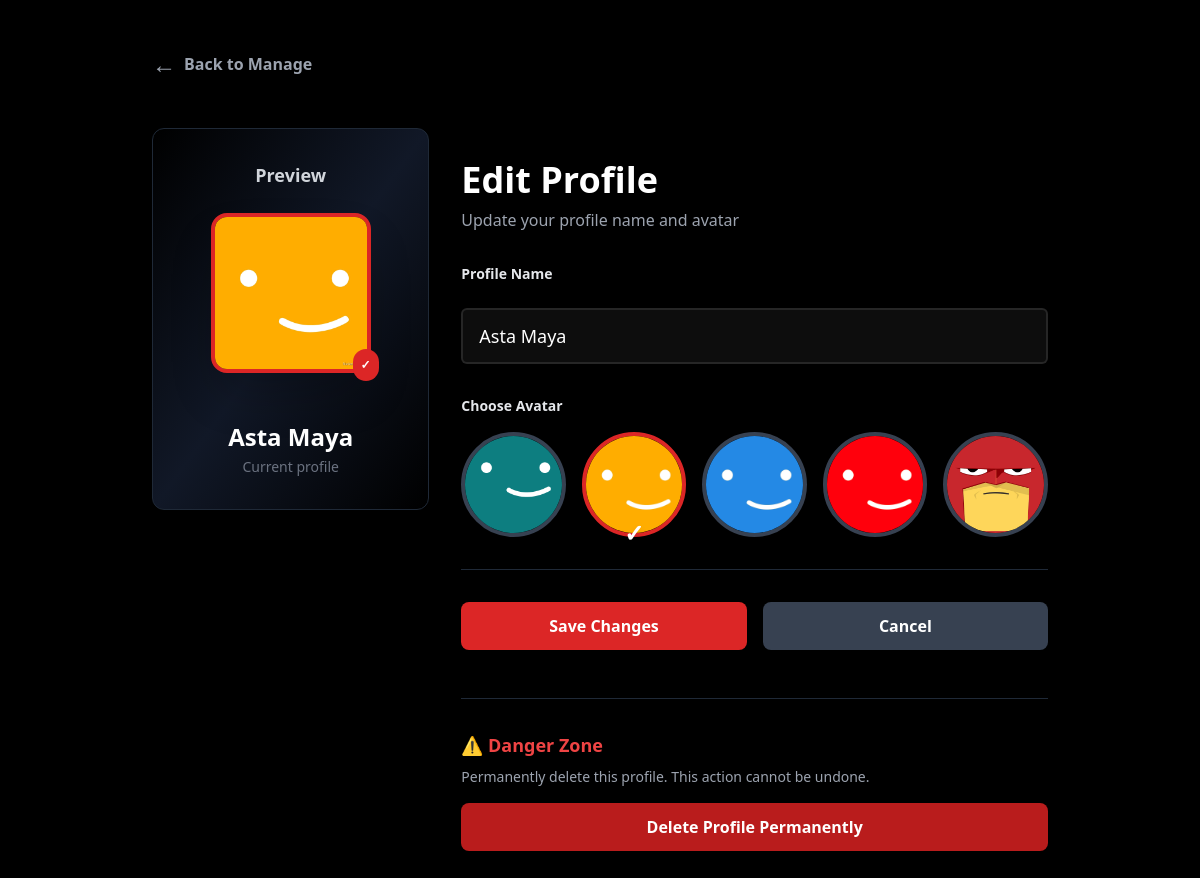
Screenshot of /profiles/manage/edit/71/ (signed in) with the database file from the repository.
### core/models.py (models this page shows, shortened)
class Profile(models.Model):
    user = models.ForeignKey(User, on_delete=models.CASCADE,related_name="profiles")
    name = models.CharField(max_length=50)
    avatar = models.CharField(max_length=50, choices=AVATAR_CHOICES, default="avatar1.png")

### core/views.py (the view)
# urls.py: path('profiles/manage/edit/<int:profile_id>/', views.manage_edit_profile, name='manage_edit_profile'),
@login_required
@subscription_required
def manage_edit_profile(request, profile_id):
    profile = get_object_or_404(Profile, id=profile_id, user=request.user)
    if request.method == "POST":
        form = ProfileForm(request.POST, request.FILES, instance=profile)
        if form.is_valid():
            form.save()
            return redirect('manage_profiles')
    else:
        form = ProfileForm(instance=profile)
    return render(request, 'core/manage_edit_profile.html', {
        'form': form,
        'profile': profile
    })

### core/forms.py
class ProfileForm(forms.ModelForm):
    avatar = forms.ChoiceField(
        choices=AVATAR_CHOICES,
        widget=forms.RadioSelect(attrs={
            'class': 'avatar-radio'
        })
    )
    class Meta:
        model = Profile
        fields = ['name','avatar']
        widgets = {
            'name': forms.TextInput(attrs={
                'class': 'w-full p-3 rounded-md text-white text-lg border mt-2',
                'placeholder': 'Enter profile name'
            }),
        }

### core/views.py (called while the page is built)
def subscription_required(view_func):
    @wraps(view_func)
    def _wrapped_view(request, *args, **kwargs):
        try:
            subscription = request.user.subscription
            if not subscription.is_valid():
                messages.error(request, "Your subscription has expired. Please renew your subscription.")
                return redirect('plans')
        except Exception:
            messages.error(request, "Please choose a subscription plan to access the content.")
            return redirect('plans')
        return view_func(request, *args, **kwargs)
    return _wrapped_view

### subscription/models.py (called while the page is built)
    def is_valid(self):
        return self.is_active and self.end_date > timezone.now()

### core/templates/core/manage_edit_profile.html (shortened to what this page needs)
{% extends 'core/base.html' %}
{% load static %}
{% load widget_tweaks %}
{% block content %}
<div class="min-h-screen w-full bg-black text-white py-12 px-4">
    <div class="max-w-4xl mx-auto">
        <a href="{% url 'manage_profiles' %}" class="flex items-center text-gray-400 hover:text-white transition mb-12 group w-fit">
            <span class="mr-2 text-2xl group-hover:-translate-x-1 transition">←</span>
            <span class="font-semibold">Back to Manage</span>
        </a>
        <div class="grid grid-cols-1 lg:grid-cols-3 gap-8">
            <div class="lg:col-span-1">
                <div class="bg-gradient-to-br from-gray-900 via-gray-900 to-black p-8 rounded-xl border border-gray-800 sticky top-8">
                    <h2 class="text-lg font-semibold mb-6 text-center text-gray-300">Preview</h2>
                    <div class="flex flex-col items-center space-y-6">
                        <div class="relative">
                            <img src="{% static 'core/avatars/' %}{{ form.avatar.value }}"
                                 class="w-40 h-40 rounded-2xl border-4 border-red-600 object-cover shadow-2xl">
                            <div class="absolute -bottom-2 -right-2 bg-red-600 rounded-full p-2 text-white text-xs font-bold">
                                ✓
                            </div>
                        </div>
                        <div class="text-center">
                            <p class="text-2xl font-bold">{{ profile.name }}</p>
                            <p class="text-gray-500 text-sm mt-1">Current profile</p>
                        </div>
                    </div>
                </div>
            </div>
            <div class="lg:col-span-2">
                <form method="post" enctype="multipart/form-data" class="space-y-8">
                    <div>
                        <h1 class="text-4xl font-bold mb-2">Edit Profile</h1>
                        <p class="text-gray-400">Update your profile name and avatar</p>
                    </div>
                    <div class="space-y-3">
                        <label for="id_name" class="block text-sm font-semibold text-gray-200">Profile Name</label>
                        {{ form.name|add_class:"w-full px-4 py-3 bg-white/5 border-2 border-white/10 rounded-lg text-white text-base placeholder-gray-400 focus:border-red-600 focus:ring-1 focus:ring-red-600 outline-none transition-all duration-300" }}
                    </div>
                    <div class="space-y-4">
                        <label class="block text-sm font-semibold text-gray-200">Choose Avatar</label>
                        <div class="grid grid-cols-2 md:grid-cols-5 gap-4">
                            {% for choice_value, choice_label in form.avatar.field.choices %}
                        <label class="cursor-pointer relative group">
                        <img src="{% static 'core/avatars/' %}{{ choice_value }}"
                            class="w-full h-auto object-cover rounded-full
                                    border-4 border-gray-700 peer-checked:border-red-600
                                    transition-all duration-300 group-hover:scale-105">
                        <div class="absolute inset-0 flex items-end justify-center -mb-3
                                    opacity-0 peer-checked:opacity-100 transition-opacity duration-300">
                            <span class="text-white font-bold text-2xl drop-shadow-lg">✓</span>
                        </div>
                        </label>
                            {% endfor %}
                        </div>
                    </div>
                    <div class="flex gap-4 pt-8 border-t border-gray-800">
                        <button type="submit"
                                class="flex-1 bg-red-600 hover:bg-red-700 active:bg-red-800 text-white font-bold py-3 px-6 rounded-lg transition duration-200 shadow-lg hover:shadow-red-600/30">
                            Save Changes
                        </button>
                        <a href="{% url 'manage_profiles' %}"
                           class="flex-1 bg-gray-700 hover:bg-gray-600 active:bg-gray-800 text-white font-bold py-3 px-6 rounded-lg text-center transition duration-200">
                            Cancel
                        </a>
                    </div>
                </form>
                <div class="mt-12 pt-8 border-t border-gray-800 space-y-4">
                    <div>
                        <h3 class="text-lg font-bold text-red-500 mb-2">⚠️ Danger Zone</h3>
                        <p class="text-gray-400 text-sm mb-4">Permanently delete this profile. This action cannot be undone.</p>
                    </div>
                    <form method="POST" action="{% url 'delete_profile' profile.id %}">
                        <button
                            type="submit"
                            class="w-full bg-red-700 hover:bg-red-800 active:bg-red-900 text-white font-bold py-3 px-6 rounded-lg transition duration-200"
                        >
                            Delete Profile Permanently
                        </button>
                    </form>
                </div>
            </div>
        </div>
    </div>
</div>
{% endblock content %}

### rows the page displays
Profile: avatar.value (picture), name "Asta Maya"
